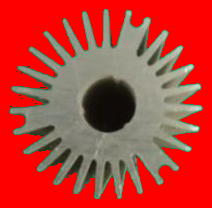
#> input picture source/1.png, 212 x 208 px
$ python flip.py
#> lines starting #> are read from the running program, lines starting #| are printed output that depends on the picture
#> the answer given: ../source/1.png
# import library
import cv2


def Read(image_path):
    """
    This function basically used to read the image.It read images in form of numpy array.
    :param image_path: source image
    :return: ndarray
    """
#> called with image_path = '../source/1.png'
    # use cv2.imread()  to read an images.
    # syntax : cv2.imread(filename, flag=None)
    return cv2.imread(image_path)
#> returned value is the input picture: shape (208, 212, 3); mean B, G, R 54.4, 62.9, 187.6
#> the answer given: 1


def Flip(img, direction):
    """
    Flip the image as per the direction if
    dir = 1 for vertically
    dir = 0 for horizontally
    dir = -1 for both horizontally and vertically
    :param img: ndarray
    :param direction: direction for which we have to flip
    :return: flip image
    """
#> called with direction = 1
    # use cv2.flip() function to flip image
    # syntax : cv2.flip(src, flipCode, dst)
    return cv2.flip(img, int(direction))
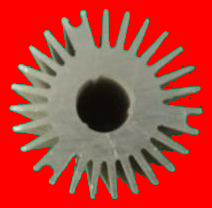
#> returned value: shape (208, 212, 3); mean of channels 0, 1, 2 54.4, 62.9, 187.6; drawn as B, G, R


def Show(orignal_img, flip_image):
    """
    The show function gives the input as in the form of ndarray and show the image as output.
    :param orignal_img: ndarray
    :param flip_image:  ndarray
    :return: show image as output
    """
    # use imshow() function to show the images
    # syntax : cv2.imshow(winname, mat)
    cv2.imshow("Original_Image", orignal_img)
    cv2.imshow("Flip_Image", flip_image)
    cv2.waitKey(0)
    cv2.destroyAllWindows()


# main function
def main():
    """
    This is main function used to call other function
    :return: nothing
    """
    image_path = input("Enter path of image:")
    # call read function to read an image
    img = Read(image_path)
    # dir to which we have to flip input image
    direction = int(input("Enter 0 for horizontal ,1 for vertical, -1 for horizontal & vertical :"))
    # call flip function to flip image
    flip_image = Flip(img, direction)
    # call show function to show  original image and resized image
    Show(img, flip_image)


if __name__ == "__main__":
    main()

$ run again, on source/3.png
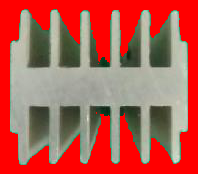
#> input picture source/3.png, 198 x 174 px
#> in Read, returned value is the input picture: shape (174, 198, 3); mean B, G, R 81.1, 92, 181.8
#> in Flip, `return cv2.flip(img, int(direction))`:
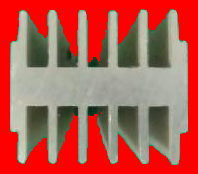
#> returned value: shape (174, 198, 3); mean of channels 0, 1, 2 81.1, 92, 181.8; drawn as B, G, R

$ run again, on source/4.png
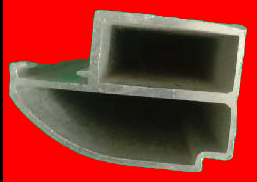
#> input picture source/4.png, 257 x 182 px
#> in Read, returned value is the input picture: shape (182, 257, 3); mean B, G, R 42.7, 51.8, 148
#> in Flip, `return cv2.flip(img, int(direction))`:
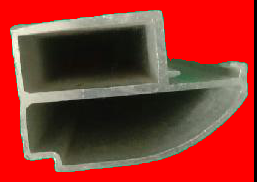
#> returned value: shape (182, 257, 3); mean of channels 0, 1, 2 42.7, 51.8, 148; drawn as B, G, R

$ run again, on source/5.png
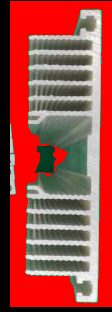
#> input picture source/5.png, 112 x 312 px
#> in Read, returned value is the input picture: shape (312, 112, 3); mean B, G, R 68.4, 74.4, 162.7
#> in Flip, `return cv2.flip(img, int(direction))`:
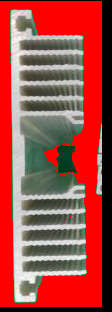
#> returned value: shape (312, 112, 3); mean of channels 0, 1, 2 68.4, 74.4, 162.7; drawn as B, G, R
